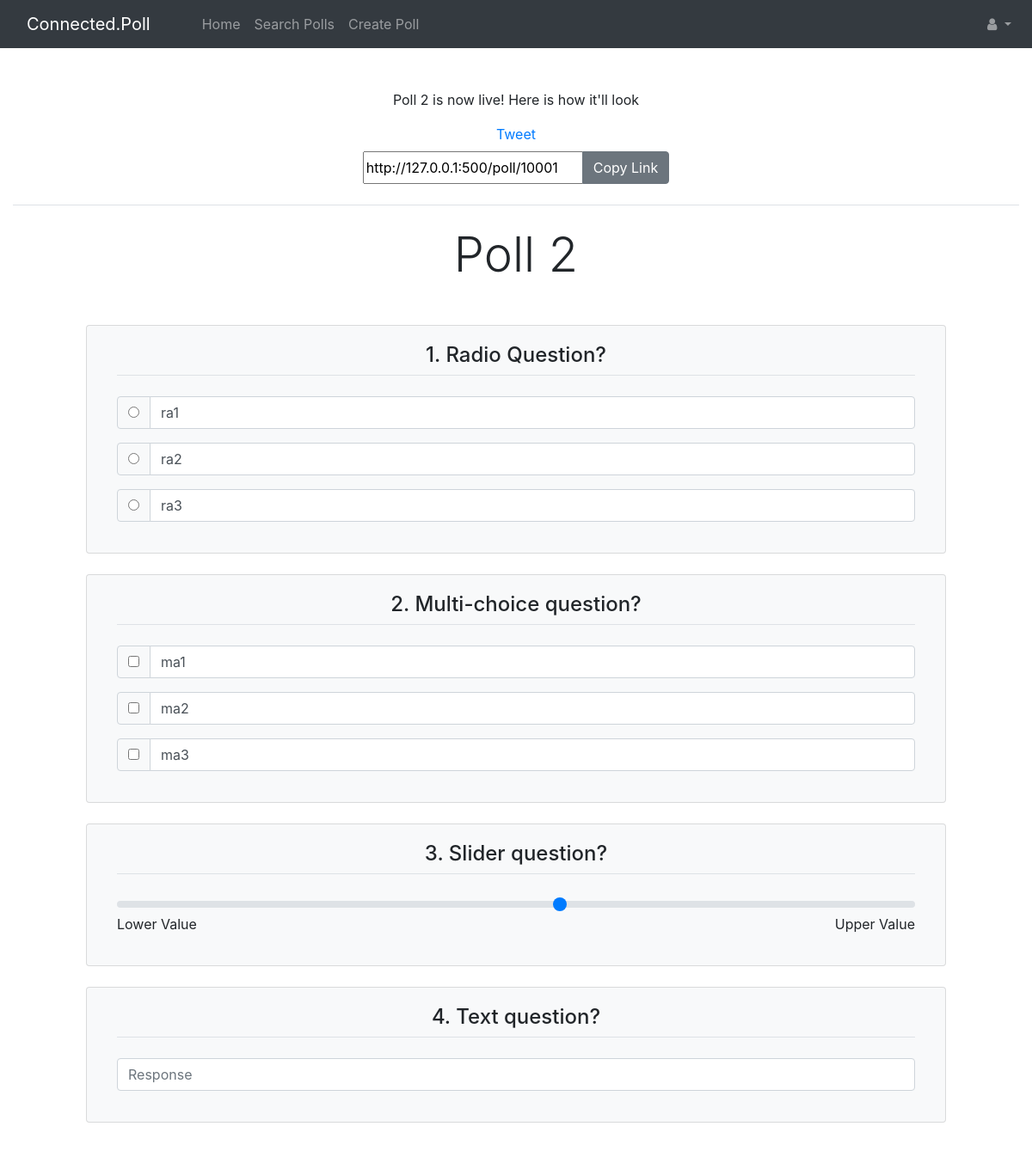
The app's page /poll_preview/10001 (signed in) with its own data.
### app/models.py (models this page shows, shortened)
class Poll(db.Model):
    title = db.Column(db.String(64), index=True)
    id = db.Column(db.Integer, primary_key=True)
    user_id = db.Column(db.Integer, db.ForeignKey('user.id'))
    created_date = db.Column(db.DateTime, default=datetime.utcnow)
    online = db.Column(db.Boolean, default=True, index=True)
    public = db.Column(db.Boolean, index=True)
    description = db.Column(db.String(128), index=True)
    questions = db.relationship('Question', backref='QForPoll', lazy="dynamic", cascade="all, delete, delete-orphan")
    responses = db.relationship('UserPollResponse', backref="PollResponses", lazy="dynamic",
                                cascade="all, delete, delete-orphan")

class Question(db.Model):
    id = db.Column(db.Integer, primary_key=True)
    poll_id = db.Column(db.Integer, db.ForeignKey('poll.id'))
    question_title = db.Column(db.String, index=True)
    type = db.Column(db.String, index=True)
    lower_label = db.Column(db.String, index=True)
    upper_label = db.Column(db.String, index=True)
    answers = db.relationship('Answer', backref="AForQ", lazy="dynamic", cascade="all, delete, delete-orphan")

class Answer(db.Model):
    id = db.Column(db.Integer, primary_key=True)
    question_id = db.Column(db.Integer, db.ForeignKey('question.id'))
    answer = db.Column(db.String, index=True)
    answers_from_user = db.relationship('UserAnswer', backref="AnswersFromUser", lazy="dynamic",
                                        cascade="all, delete, delete-orphan")

### app/routes.py (the view)
@app.route('/poll_preview/<poll_id>')
@login_required
def poll_preview(poll_id):
    poll = Poll.query.filter_by(id=poll_id).first_or_404()
    if poll.user_id != current_user.id:
        return redirect(url_for('home'))
    return render_template('poll_preview.html', poll_id=poll_id, poll=poll)

### app/models.py (called while the page is built)
@login.user_loader
def load_user(id):
    return User.query.get(int(id))

### app/templates/poll_preview.html
{% extends 'base.html' %}
{% set page = "preview" %}
{% block app_content %}
<main role="main" class="text-center mt-4">
    <p>{{poll.title}} is now live! Here is how it'll look
    </p>
    <div class="mt-3">
        {% include "_share_poll.html" %}
    </div>
    {% include "view_poll.html" %}
</main>
{% endblock %}

### app/templates/view_poll.html (shortened to what this page needs)
{% if page != "preview" %}
{% extends "base.html" %}
{% endif %}
{% import 'bootstrap/form.html' as wtf %}
{% block app_content %}
<main role="main" class="mt-4 {{ 'border-top' if page== 'preview'}}">
    <form name="response_form" id="response-form" action="" method="post" role="form">
        <h1 class="display-4 mb-5 text-center">{{poll.title}}</h1>
        <div class="row justify-content-center">
            {% for question in poll.questions %}
            <div class="col-lg-10 card mx-2 mb-4 bg-light" id="question-{{loop.index0}}">
                <div class="answer card-body">
                    <div class = "questionTitle mb-4 border-bottom">
                        <h4 class="display-5">{{loop.index}}. {{question.question_title }}</h4>
                    </div>
                    {% set parent = loop.index0 %}
                    {% if question.type == "radioField" %}
                    <div class="radio-group">
                        {% for answer in question.answers %}
                        <div class="input-group mb-3">
                            <div class="input-group-prepend">
                                <div class="input-group-text">
                                    <input type="radio" id="{{answer.id}}" name="question-{{parent}}-answer"
                                           value="{{answer.id}}" required>
                                </div>
                            </div>
                            <input type="text" class="form-control response-label" value="{{answer.answer}}" readonly>
                        </div>
                        {% endfor %}
                    </div>
                    {% elif question.type == "textField" %}
                    <div class="form-group">
                        <input id="question-{{parent}}-answer" class="form-control" name="question-{{parent}}-answer"
                               type="text" placeholder="Response" required>
                    </div>
                    {% elif question.type == "checkField" %}
                    <div>
                        {% for answer in question.answers %}
                        <div class="input-group mb-3">
                            <div class="input-group-prepend">
                                <div class="input-group-text">
                                    <input type="checkbox" id="question-{{parent}}-answer-{{loop.index0}}"
                                           name="question-{{parent}}-answer-{{loop.index0}}" value="{{answer.id}}">
                                </div>
                            </div>
                            <input type="text" class="form-control response-label" value="{{answer.answer}}" readonly>
                        </div>
                        {% endfor %}
                    </div>
                    {% elif question.type == "sliderField" %}
                    <div>
                        <input type="range" id="question-{{parent}}-answer" name="question-{{parent}}-answer"
                               class="custom-range" min="1" max="10">
                    </div>
                    <ul class="list-inline d-flex justify-content-between">
                        <li class="list-inline-item">{{question.lower_label}}</li>
                        <li class="list-inline-item">{{question.upper_label}}</li>
                    </ul>
                    {% endif %}
                </div>
            </div>
            {% endfor %}
        </div>
    </form>
</main>
{% endblock %}

### app/static/css/stylesheet.css (style rules this page uses)
[role="main"] { padding-top: 24px; }
input[readonly].response-label { background-color:white; }
.input-group-text { background-color:#f8f9fa; }

### records on screen
Poll: title "Poll 2"
Question: question_title "Radio Question?"
Answer: answer "ra1"
Answer: answer "ra2"
Answer: answer "ra3"
Question: question_title "Multi-choice question?"
Answer: answer "ma1"
Answer: answer "ma2"
Answer: answer "ma3"
Question: question_title "Slider question?", lower_label "Lower Value", upper_label "Upper Value"
Question: question_title "Text question?"
